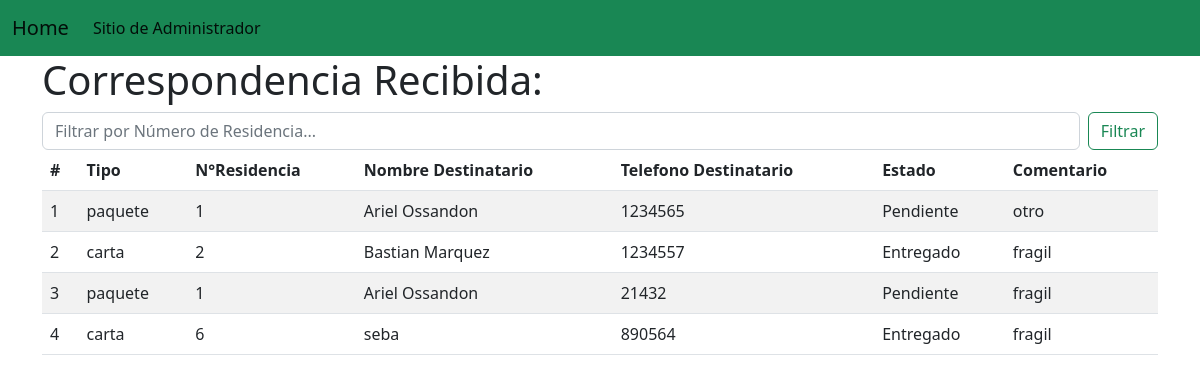
The page / on the database its author committed.
### Correspondencia/models.py (models this page shows, shortened)
class Correspondencia(models.Model):
    nResidencia = models.ForeignKey(Residencia,null=True,blank=True,on_delete=models.CASCADE)
    tipo = models.CharField(max_length=10)
    nDestinatario = models.CharField(max_length=30)
    tDestinatario = models.PositiveIntegerField()
    estado_choice = (('Entregado', 'Entregado'),('Pendiente', 'Pendiente'),('Imposible realizacion', 'Imposible realizacion'))
    estado = models.CharField(max_length=30,choices=estado_choice)
    comentario = models.CharField(max_length=100)

### Administracion/models.py (models this page shows)
class Residencia(models.Model):
    nResidencia = models.PositiveIntegerField()
    titularResidencia = models.CharField(max_length=30)
    tDestinatario = models.PositiveIntegerField()
    def __str__(self):
        return str(self.nResidencia)
    class Meta:
        verbose_name='residencia'
        verbose_name_plural='residencias'
        db_table='residencia'

### Correspondencia/views.py (the view)
# urls.py: 2. Add a URL to urlpatterns:  path('', views.home, name='home')
def home(request):
    correspondeciasListadas=Correspondencia.objects.all()
    search_query = request.GET.get('buscar')
    if search_query !="" and search_query is not None:
        print(search_query)
        correspondeciasListadas=correspondeciasListadas.filter(nResidencia__nResidencia__iexact=search_query)
    return render(request,"Correspondencia/correspondencia_list.html",{"correspondencia":correspondeciasListadas})

### Correspondencia/templates/Correspondencia/correspondencia_list.html (shortened to what this page needs)
{% extends 'base.html' %}
{%block content%}
<div class="container">
    <div>
        <div class="row">
            <div class="col-md-12">
                <div >
                    <h1 >Correspondencia Recibida:</h1>
                </div>
                <form class="d-flex" role="search" name="search">
                    <input class="form-control me-2" type="search" placeholder="Filtrar por Número de Residencia..." name="buscar" aria-label="Search">
                    <button class="btn btn-outline-success" type="submit">Filtrar</button>
                  </form>
               <div class="table-responsive">
                <table class="table table-striped">
                    <thead>
                        <tr>
                            <th>#</th>
                            <th>Tipo</th>
                        <th>N°Residencia</th>
                        <th>Nombre Destinatario</th>
                        <th>Telefono Destinatario</th>
                        <th>Estado</th>
                        <th>Comentario</th></tr>
                    </thead>
                    <tbody>
                        {% for c in correspondencia %}
                            <tr>
                                <td>{{forloop.counter}}</td>
                                <td>{{c.tipo}}</td>
                                <td>{{c.nResidencia}}</td>
                                <td>{{c.nDestinatario}}</td>
                                <td>{{c.tDestinatario}}</td>
                                <td>{{c.estado}}</td>
                                <td>{{c.comentario}}</td>
                            </tr>
                        {% endfor %}
                    </tbody>
                </table>
                </div>
            </div>
        </div>
    </div>
{%endblock%}

### core/templates/base.html (shortened to what this page needs)
<!doctype html>
<html lang="en">
<head>
    {%load static%}
    <link   rel="stylesheet" href="{% static 'core/css/bootstrap.css' %}">
</head>
<body>
    <nav class="navbar navbar-expand-lg bg-success">
        <div class="container-fluid">
          <a class="navbar-brand " href='#'>Home</a>
          <div class="collapse navbar-collapse" id="navbarNavDropdown">
            <ul class="navbar-nav">
              <li class="nav-item">
                <a class="nav-link active" aria-current="page" href={% url 'admin:index' %}>Sitio de Administrador</a>
              </li>
            </ul>
          </div>
        </div>
      </nav>
    {% block content %}
    {% endblock %}
</body>
</html>

### rows shown on the page
Correspondencia: tipo "paquete", nResidencia "1", nDestinatario "Ariel Ossandon", tDestinatario "1234565", estado "Pendiente", comentario "otro"
Correspondencia: tipo "carta", nResidencia "2", nDestinatario "Bastian Marquez", tDestinatario "1234557", estado "Entregado", comentario "fragil"
Correspondencia: tipo "paquete", nResidencia "1", nDestinatario "Ariel Ossandon", tDestinatario "21432", estado "Pendiente", comentario "fragil"
Correspondencia: tipo "carta", nResidencia "6", nDestinatario "seba", tDestinatario "890564", estado "Entregado", comentario "fragil"
